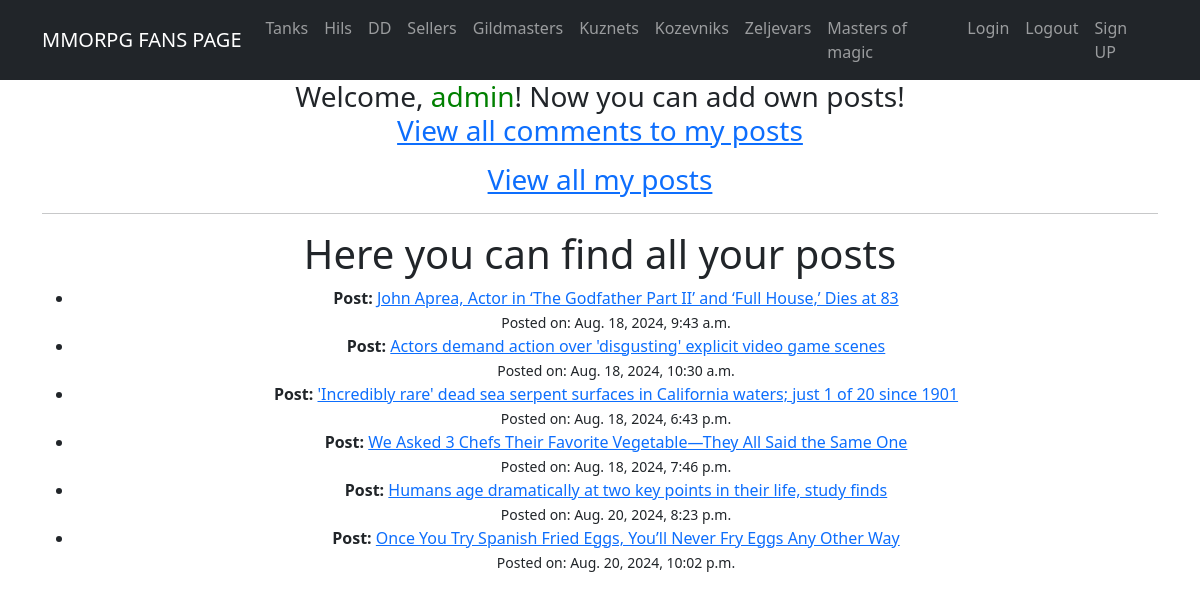
Page /my_posts/ (signed in) on the earlier database version.
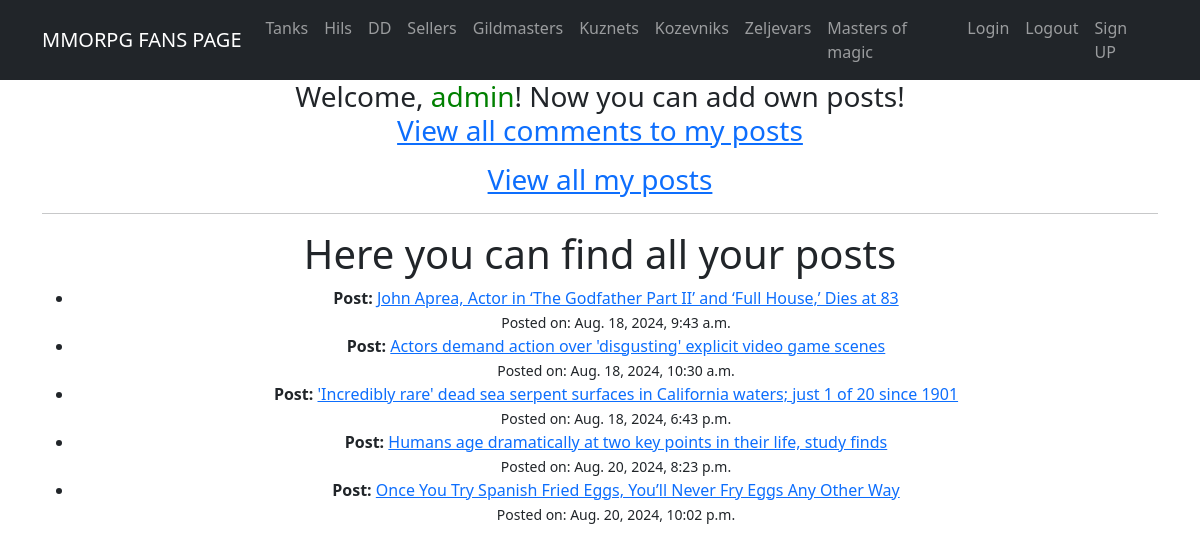
Same page on the later database version.
### app/models.py (models this page shows, shortened)
class Post(models.Model):
    name = models.CharField(max_length=150, unique=True)
    description = models.TextField()
    published_date = models.DateTimeField(default=timezone.now)
    author = models.ForeignKey(User, on_delete=models.CASCADE, related_name='posts')
    categories = models.ManyToManyField(Category, related_name='posts')

### app/views.py (the view)
# urls.py: path('my_posts/', OwnerPostsView.as_view(), name='owner_posts'),
class OwnerPostsView(LoginRequiredMixin, ListView):
    model = Post
    template_name = 'owner_posts.html'
    context_object_name = 'posts'
    def get_queryset(self):
        user_posts = Post.objects.filter(author=self.request.user)
        return user_posts

### templates/owner_posts.html
{% extends 'flatpages/default.html' %}
{% block content %}
    <h1>Here you can find all your posts</h1>
    {% if posts %}
        <ul>
            {% for post in posts %}
                <li>
                    <strong>Post: </strong><a href="{% url 'post_detail' post.id %}">{{ post.name }}</a><br>
                    <small>Posted on: {{ post.published_date }}</small>
                </li>
            {% endfor %}
        </ul>
    {% else %}
        <p>You have created no posts yet.</p>
    {% endif %}
{% endblock %}

Differences in the rows shown:
no longer on this page (row edited): Post: name "We Asked 3 Chefs Their Favorite Vegetable—They All Said the Same One", published_date "Aug. 18, 2024, 7:46 p.m."
